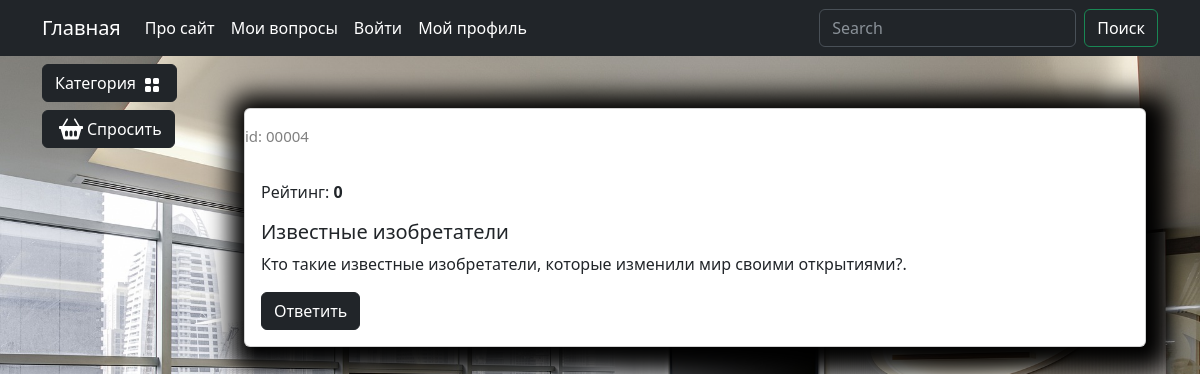
/catalog/question/izvestnye-izobretateli/, run on the app's committed database.
### questions/models.py (models this page shows, shortened)
class Questions(models.Model):
    author = models.ForeignKey("auth.User", on_delete=models.CASCADE, verbose_name="Автор")
    category = models.ForeignKey(to=Categories, on_delete=models.CASCADE, verbose_name="Категория")
    title = models.CharField(max_length=200, verbose_name="Заголовок")
    slug = models.SlugField(max_length=200, unique=True, blank=True, null=True, verbose_name="Ссылка")
    text = models.TextField(verbose_name="Текст")
    rating = models.IntegerField(default=0, verbose_name="Рейтинг")
    date = models.DateTimeField( verbose_name="Дата", default=time_now)
    out_answer = models.BooleanField(default=True, verbose_name="Без ответа")
    class Meta:
        db_table = "question"
        verbose_name = "Вопрос"
        verbose_name_plural = "Вопросы"
    def display_id(self):
        return f"{self.id:05}"

### questions/views.py (the view)
# urls.py: path('question/<slug:question_slug>/', views.question, name='question'),
def question(request, question_slug):
    question = Questions.objects.get(slug=question_slug)
    context: dict = {
        'title': question.title,
        'question': question
    }
    return render(request, 'questions/question.html', context=context)

### questions/templatetags/question_tags.py (called while the page is built)
@register.simple_tag()
def tag_categories():
    return Categories.objects.all()

### questions/templates/questions/question.html (shortened to what this page needs)
{% extends "main/base.html" %}
{% load static %}
{% block content %}
    <div class="container mt-5">
        <div class="card mb-4 custom-shadow">
            <div class="row">
                <div class="col-md-4 ">
                    <p class="product_id mt-3">id: {{ question.display_id }}</p>
                </div>
            </div>
            <div class="card-body">
                <p class="card-text">Рейтинг: <strong>{{ question.rating }}</strong></p>
                <h5 class="card-title">{{ question.title }}</h5>
                <p class="card-text">{{ question.text   }}.</p>
                <a href="#" class="btn btn-dark add-to-cart"> Ответить </a>
            </div>
        </div>
    </div>
{% endblock content %}

### static/deps/css/my_css.css (style rules this page uses)
body { background-image: url("../images/bg-image.jpg"); background-repeat: no-repeat; background-attachment: fixed; background-position: center center; background-size: cover; height: 100%; }
.custom-shadow { box-shadow: 5px 5px 25px 19px #000000; }
.product_id { color: gray; font-size: 15px; }

### data on the page
Questions: display_id "00004", rating "0", title "Известные изобретатели", text "Кто такие известные изобретатели, которые изменили мир своими открытиями?"
